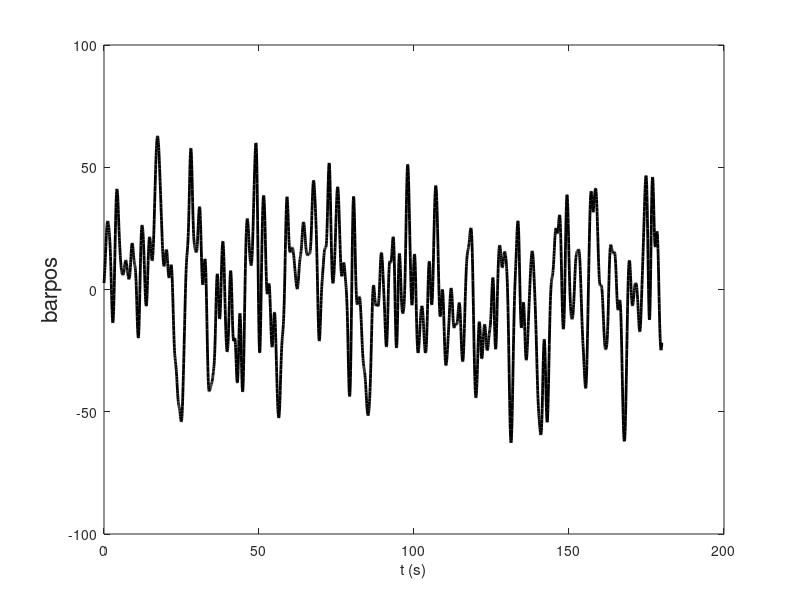

Reproduce this figure in MATLAB. (Note: this script raises an error after producing the figure.)
%% script to present randomly moving bar signal

%% set parameters
dur = 180; % duration (s)
dt = .05; % update interval
barpos_range = 192;
timesteps = 0:dt:10;
std_angle = 45;
smoothing = .5; % approx autocorrelation time (s)

% calculate min and max barpos and other params
ntimesteps = round(dur/dt);
std_barpos = round(std_angle/360*barpos_range);

% get smoothing filter
smoothing_filter_std = round(smoothing/dt);
smoothing_filter_time_vec = (-3*smoothing_filter_std):(3*smoothing_filter_std);
smoothing_filter = normpdf(smoothing_filter_time_vec, 0, smoothing_filter_std);

%% generate white noise position signal
white_noise_pos = normrnd(0, std_angle, ntimesteps, 1);
time_vec = (0:length(white_noise_pos)-1)*dt;
% smooth white noise signal
smoothed_pos = conv(white_noise_pos, smoothing_filter, 'same');

% renormalize std
smoothed_pos = smoothed_pos/std(smoothed_pos)*std_barpos;

figure('color','w');
plot(time_vec, smoothed_pos, 'k', 'linewidth', 2);
xlabel('t (s)')
ylabel('barpos','fontsize',16)

% convert signal to signals sendable by controller
smoothed_pos = mod(smoothed_pos, 10);

%% open PControl
PControl;
pause(10);

%% initialize arena
Panel_com('set_pattern_id', 1); pause(tp);                  % our card has only one pattern
Panel_com('set_mode', [3 0]); pause(tp);                    % closed loop in x, open loop in y (0: open loop, 1: closed loop, 2: both, 3: external input sets position, 4: internal fn generator sets position, 5: internal fn generator debug mode)
Panel_com('set_position', [1 ypos]); pause(tp);             % sets to [0 0] (Subtracts 1 because MATLAB indices start at 1 instead of 0)
Panel_com('send_gain_bias', [gain_x 0 0 0]); pause(tp);     % e.g [10 -10 0 20] sets gain_x = 1X, bias_x = -0.5 V, gain_y = 0, bias_y = 1 V (check PControl to verify this).
pause(5); % Wait for panel to initialize

Panel_com('stop'); % make sure panel is stopped so we can send signals

%% start sequence
next_barpos_index = 1;
next_barpos_update = 0; % in seconds

tic
while toc < dur
    if toc >= next_barpos_update
        % set bar position
        barpos = smoothed_pos(next_barpos_index);
        Panel_com('set_position', [barpos 1]);
        % get next update times, etc.
        next_barpos_index = next_barpos_index + 1;
        if next_barpos_index <= ntimesteps
            next_barpos_update = time_vec(next_barpos_index);
        else
            next_barpos_update = Inf;
        end
    end
end